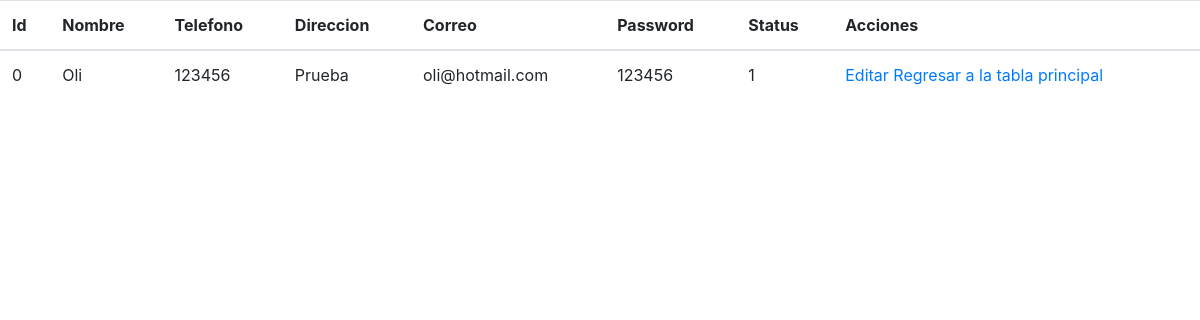
Screenshot of /modulos/usuarios/detalle_usuarios.php?id=0 with the database file from the repository.
### tables this page shows
CREATE TABLE `usuarios` (
  `id_usr` int(11) UNSIGNED NOT NULL COMMENT 'AUTO_INCREMENT',
  `nombre_usr` varchar(100) NOT NULL,
  `telefono_usr` varchar(20) NOT NULL,
  `direccion_ust` varchar(150) NOT NULL,
  `correo_ust` varchar(100) NOT NULL,
  `password_usr` varchar(15) NOT NULL,
  `status` int(1) NOT NULL DEFAULT 1
);

### modulos/usuarios/detalle_usuarios.php (the view, shortened to what this page needs)
<!DOCTYPE html>
<html lang="es-MX">
<head>
<link rel="stylesheet" href="https://stackpath.bootstrapcdn.com/bootstrap/4.5.0/css/bootstrap.min.css">
</head>
<body>
  <?php require_once '../../conexion.php'; ?>
  <div class="table-reponsive">
    <table class="table table-stripped">
    <thead>
      <tr>
        <th>Id</th>
        <th>Nombre</th>
        <th>Telefono</th>
        <th>Direccion</th>
        <th>Correo</th>
        <th>Password</th>
        <th>Status</th>
        <th>Acciones</th>
      </tr>
    </thead>
    <tbody>
      <?php
      $id = $_GET['id'];
      $consulta = "SELECT * FROM usuarios where id_usr = $id";
      $resultado = mysqli_query($mysqli, $consulta);
      $fila = mysqli_fetch_array($resultado);
      ?>
      <tr>
        <td><?php echo $fila["id_usr"]; ?></td>
        <td><?php echo $fila["nombre_usr"]; ?></td>
        <td><?php echo $fila["telefono_usr"]; ?></td>
        <td><?php echo $fila["direccion_ust"]; ?></td>
        <td><?php echo $fila["correo_ust"]; ?></td>
        <td><?php echo $fila["password_usr"]; ?></td>
        <td><?php echo $fila["status"]; ?></td>
        <td>
           <a href="fEdicion_usuarios.php?id=<?php echo $fila["id_usr"]; ?>">Editar</a>
          <a href="index.php">Regresar a la tabla principal</a>
        </td>
      </tr>
    </tbody>
    </table>
  </div>
</body>
</html>

### rows the page displays
usuarios: id_usr "0", nombre_usr "Oli", telefono_usr "123456", direccion_ust "Prueba", correo_ust "oli@hotmail.com", password_usr "123456", status "1"
